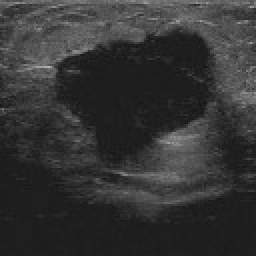
%> input picture TEST0.jpeg, 128 x 128 px (shown 2 times larger)
$ octave --eval "project_alltestcases;"   (GNU Octave 9; MATLAB toolbox functions it lacks are replaced by stand-ins)
%> lines starting %> are read from the running program, lines starting %| are printed output that depends on the picture; in (x1, y1, x2, y2) boxes, pixels count from 0 and x2, y2 are one past the last pixel; in counts of white or black regions, pixels touching at a corner belong together; the program's own positions count from 1
function project_alltestcases()
    fprintf('======================================================\n');
    fprintf('STARTING TITAN PIPELINE: BATCH PROCESSING MODE\n');
    fprintf('======================================================\n\n');

    % Test cases for batch processing
    test_cases = {
        'TEST0.jpeg', 'TEST0GT.jpeg';
        'TEST1.jpeg', 'TEST1GT.jpeg';
        'TEST2.jpeg', 'TEST2GT.jpeg';
        'TEST3.jpeg', 'TEST3GT.jpeg'
    };

    num_cases = size(test_cases, 1);
    all_iou = zeros(num_cases, 1);
    all_dice = zeros(num_cases, 1);

    % Prepare Popup 1: The Master Summary Grid
    fig_summary = figure('Name', 'Popup 1: All Test Cases (Final Results)', ...
                         'NumberTitle', 'off', 'Position', [50, 50, 1400, 950]);

    % Store diagnostic phases for Popup 2
    diagnostic_phases = struct();

    for i = 1:num_cases
        imgName = test_cases{i, 1};
        gtName  = test_cases{i, 2};

        fprintf('Processing Case %d/%d: [%s]...\n', i, num_cases, imgName);

        if ~exist(imgName, 'file') || ~exist(gtName, 'file')
            fprintf('  -> ERROR: Files %s or %s not found. Skipping.\n', imgName, gtName);
            continue;
        end

        % Run the core algorithm on this specific image
        [img, gt_resized, finalMask, metrics, phases] = process_single_image(imgName, gtName);
% [60 lines not run here, left out]
function [img, gt_resized, finalMask, metrics, phases] = process_single_image(imgName, gtName)

    [img, gt] = preprocess_data(imgName, gtName);
    phases = struct();

    % Phase 1 & 2: Denoising and Anisotropic Diffusion
    phases.img_freq = butterworth_lowpass(img, 45, 2);
    phases.img_diffused = anisodiff2D(phases.img_freq, 20, 0.15, 25, 1);

    % Phase 3: Contrast Enhancement
    phases.img_enhanced = adapthisteq(phases.img_diffused, 'ClipLimit', 0.015, 'Distribution', 'rayleigh');

    % Phase 4: Hessian Blob Detection
    phases.blob_map = hessian_blob_enhancement(phases.img_enhanced);

    % Phase 5: Multi-level K-Means
    num_classes = 3;
    levels = multithresh(phases.img_enhanced, num_classes - 1);
    quantized_img = imquantize(phases.img_enhanced, levels);
    phases.dark_tissue_mask = (quantized_img == 1);

    % Phase 6: Morphological Cleanup
    marker_cores = imerode(phases.dark_tissue_mask, strel('disk', 4));
    clean_markers = imreconstruct(marker_cores, phases.dark_tissue_mask);
    phases.clean_markers = bwareaopen(clean_markers, 40);

    % Phase 7: Smoothed Gradients
    [Gx, Gy] = imgradientxy(phases.img_enhanced, 'sobel');
    gradient_mag = sqrt(Gx.^2 + Gy.^2);
    H_smooth = fspecial('gaussian', [11 11], 3);
    phases.smooth_gradient = mat2gray(imfilter(gradient_mag, H_smooth, 'replicate'));

    % Phase 8: Marker-Controlled Watershed
    D = bwdist(phases.clean_markers);
    DL = watershed(D);
    bg_markers = (DL == 0);
    grad_imposed = imimposemin(phases.smooth_gradient, phases.clean_markers | bg_markers);
    phases.watershed_labels = watershed(grad_imposed);
    rough_segments = (phases.watershed_labels > 0) & ~bg_markers;

    % Phase 9: Heuristic Selection (JPEG border penalty removed)
    phases.best_candidate_mask = select_ultimate_lesion(rough_segments, phases.img_enhanced, phases.blob_map);

    % Phase 10: Robust Active Contours
    if sum(phases.best_candidate_mask(:)) > 0
        finalMask = activecontour(phases.img_enhanced, phases.best_candidate_mask, 150, 'Chan-Vese', ...
            'SmoothFactor', 2.0, 'ContractionBias', 0.05);
    else
        finalMask = false(size(img));
    end

    % ========================================================
    % THE BRIDGE BREAKER: Sever thin JPEG artifact connections
    % ========================================================
    finalMask = imopen(finalMask, strel('disk', 5));

    % ========================================================
    % THE SINGLE LESION RULE: Keep only the largest contiguous mass
    % ========================================================
    [L_final, num_final] = bwlabel(finalMask);
    if num_final > 1
        stats_final = regionprops(L_final, 'Area');
        [~, maxIdx] = max([stats_final.Area]);
        finalMask = (L_final == maxIdx);
    end

    % Final Polish
    finalMask = imclose(finalMask, strel('disk', 6));
    finalMask = imfill(finalMask, 'holes');

    % Metrics Calculation
    gt_resized = imresize(gt, [size(img,1), size(img,2)], 'nearest');
    intersection = sum(finalMask(:) & gt_resized(:));
    unionArea = sum(finalMask(:) | gt_resized(:));

    metrics.iou = intersection / max(unionArea, 1);
    metrics.dice = 2 * intersection / max(sum(finalMask(:)) + sum(gt_resized(:)), 1);
    metrics.fp = sum(finalMask(:) & ~gt_resized(:));
    metrics.fn = sum(~finalMask(:) & gt_resized(:));
    metrics.specificity = sum(~finalMask(:) & ~gt_resized(:)) / max(sum(~gt_resized(:)), 1);
    metrics.sensitivity = intersection / max(sum(gt_resized(:)), 1);
end

% =========================================================================
% HEURISTIC SELECTION (FIXED FOR JPEG LEAKS)
% =========================================================================
function finalMask = select_ultimate_lesion(watershed_mask, originalImg, blob_map)
    [L, num] = bwlabel(watershed_mask);
    if num == 0
        finalMask = watershed_mask;
        return;
    end

    stats = regionprops(L, 'Area', 'Solidity', 'Perimeter', 'PixelIdxList');
    scores = zeros(num, 1);
    maxArea = max([stats.Area]);

    for i = 1:num
        % 1. Size
        areaScore = stats(i).Area / maxArea;

        % 2. Shape
        if isfield(stats, 'Circularity') && ~isempty(stats(i).Circularity)
            shapeScore = stats(i).Circularity;
        else
            shapeScore = stats(i).Solidity;
        end

        % 3. Contrast
        meanIntensity = mean(originalImg(stats(i).PixelIdxList));
        contrastScore = 1 - meanIntensity;

        % 4. Blobness
        meanBlobness = mean(blob_map(stats(i).PixelIdxList));

        % FUSION LOGIC (Border penalty fully removed)
        scores(i) = (areaScore * 0.45) + (contrastScore * 0.25) + ...
                    (shapeScore * 0.20) + (meanBlobness * 0.10);
    end

    [~, bestIdx] = max(scores);
    finalMask = (L == bestIdx);
end

% =========================================================================
% POPUP 2: DIAGNOSTIC DASHBOARD RENDERER
% =========================================================================
function render_diagnostic_dashboard(dp)
    if isempty(fieldnames(dp)), return; end

    figure('Name', sprintf('Popup 2: Mathematical Phases (%s)', dp.name), ...
           'NumberTitle', 'off', 'Position', [100, 100, 1400, 800]);

    subplot(3, 4, 1); imshow(dp.img); title('1. Original Input');
    subplot(3, 4, 2); imshow(dp.data.img_freq); title('2. Butterworth Filter');
    subplot(3, 4, 3); imshow(dp.data.img_diffused); title('3. Aniso Diffusion');
    subplot(3, 4, 4); imshow(dp.data.img_enhanced); title('4. Enhanced Contrast');

    subplot(3, 4, 5); imshow(dp.data.blob_map); colormap(gca, jet); title('5. Hessian Map');
    subplot(3, 4, 6); imshow(dp.data.dark_tissue_mask); title('6. Quantized Tissue');
    subplot(3, 4, 7); imshow(dp.data.clean_markers); title('7. Cleaned Markers');
    subplot(3, 4, 8); imshow(dp.data.smooth_gradient); title('8. Smooth Gradients');

    subplot(3, 4, 9); imshow(label2rgb(dp.data.watershed_labels, 'jet', 'k', 'shuffle')); title('9. Watershed Basins');
    subplot(3, 4, 10); imshow(dp.data.best_candidate_mask); title('10. Selected Region');

    subplot(3, 4, [11, 12]);
    imshow(dp.img);
    title('11 & 12. Final Snake Contour (Red) vs GT (Green)');
    hold on;
    visboundaries(dp.finalMask, 'Color', 'r', 'LineWidth', 2);
    visboundaries(dp.gt, 'Color', 'g', 'LineWidth', 1, 'LineStyle', '--');
    hold off;
end

% =========================================================================
% HELPER MATH FUNCTIONS
% =========================================================================
function [imgNorm, gtMask] = preprocess_data(imgP, mskP)
%> called with imgP = 'TEST0.jpeg', mskP = 'TEST0GT.jpeg'
    rawImg = im2double(imread(imgP));
%> rawImg: size 128x128x3 double; min 0.0784, max 0.718, mean 0.205
    rawGT  = im2double(imread(mskP));
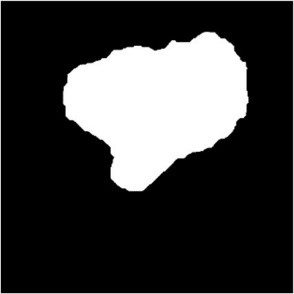
%> input picture TEST0GT.jpeg, 294 x 294 px
%> rawGT: size 294x294x3 double; min 0, max 1, mean 0.231
    if size(rawImg, 3) == 3, rawImg = rgb2gray(rawImg); end
    if size(rawGT,  3) == 3, rawGT  = rgb2gray(rawGT);  end

    lower_bound = quantile(rawImg(:), 0.02);
%> lower_bound = 0.11
    upper_bound = quantile(rawImg(:), 0.98);
%> upper_bound = 0.443
    clipped = max(lower_bound, min(upper_bound, rawImg));
    imgNorm = (clipped - lower_bound) / (upper_bound - lower_bound);
    gtMask = rawGT > 0.5;
%> gtMask: size 294x294 logical; 23.3% white; 2 white regions, box (x1, y1, x2, y2) and area: (63, 32, 248, 191) 18997, (0, 0, 294, 294) 1172
end

function output = butterworth_lowpass(img, cutoff, order)
%> called with cutoff = 45, order = 2
    [M, N] = size(img);
%> M = 128; N = 128
    [U, V] = meshgrid(1:N, 1:M);
    centerX = floor(N/2) + 1;
%> centerX = 65
    centerY = floor(M/2) + 1;
%> centerY = 65
    D = sqrt((U - centerX).^2 + (V - centerY).^2);
    H = 1 ./ (1 + (D / cutoff).^(2*order));
    F = fftshift(fft2(img));
    G = F .* H;
    output = mat2gray(real(ifft2(ifftshift(G))));
end

function imgOut = anisodiff2D(img, niter, lambda, kappa, option)
%> called with niter = 20, lambda = 0.15, kappa = 25, option = 1
    imgOut = img;
    for i = 1:niter
        deltaN = circshift(imgOut, [-1  0]) - imgOut;
        deltaS = circshift(imgOut, [ 1  0]) - imgOut;
        deltaE = circshift(imgOut, [ 0  1]) - imgOut;
        deltaW = circshift(imgOut, [ 0 -1]) - imgOut;

        if option == 1
            cN = exp(-(deltaN/kappa).^2); cS = exp(-(deltaS/kappa).^2);
            cE = exp(-(deltaE/kappa).^2); cW = exp(-(deltaW/kappa).^2);
        else
            cN = 1 ./ (1 + (deltaN/kappa).^2); cS = 1 ./ (1 + (deltaS/kappa).^2);
            cE = 1 ./ (1 + (deltaE/kappa).^2); cW = 1 ./ (1 + (deltaW/kappa).^2);
        end
        imgOut = imgOut + lambda * (cN.*deltaN + cS.*deltaS + cE.*deltaE + cW.*deltaW);
    end
end

function blob_map = hessian_blob_enhancement(img)
    sigma = 2.0;
    [X, Y] = meshgrid(-round(3*sigma):round(3*sigma));
    G = exp(-(X.^2 + Y.^2) / (2*sigma^2)) / (2*pi*sigma^2);
    Dxx = G .* (X.^2/sigma^4 - 1/sigma^2);
    Dyy = G .* (Y.^2/sigma^4 - 1/sigma^2);
    Dxy = G .* (X.*Y/sigma^4);

    Ixx = imfilter(img, Dxx, 'replicate');
    Iyy = imfilter(img, Dyy, 'replicate');
    Ixy = imfilter(img, Dxy, 'replicate');

    tmp = sqrt((Ixx - Iyy).^2 + 4*Ixy.^2);
    lambda1 = 0.5 * (Ixx + Iyy + tmp);
    lambda2 = 0.5 * (Ixx + Iyy - tmp);
    blob_map = mat2gray(abs(lambda1) .* abs(lambda2));
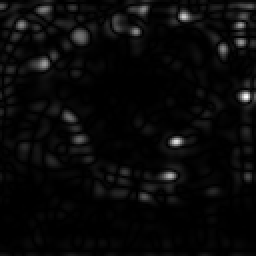
%> blob_map: size 128x128 double (shown 2 times larger); min 0, max 1, mean 0.0374
end
%> in process_single_image, `levels = multithresh(phases.img_enhanced, num_classes - 1);`: levels = [0.271 0.565]
%> in process_single_image, `quantized_img = imquantize(phases.img_enhanced, levels);`:
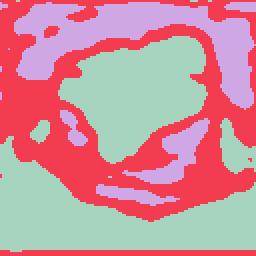
%> quantized_img: size 128x128 double (shown 2 times larger); 3 distinct labels, from 1 to 3; one colour per label, 0 black
%> in process_single_image, `phases.dark_tissue_mask = (quantized_img == 1);`: phases.dark_tissue_mask: size 128x128 logical; 41.6% white; 8 white regions (4 under 20 px), largest, box (x1, y1, x2, y2) and area: (0, 68, 128, 126) 3544, (29, 18, 104, 82) 2887, (110, 59, 128, 87) 293, (15, 60, 25, 72) 79
%> in process_single_image, `marker_cores = imerode(phases.dark_tissue_mask, strel('disk', 4));`: marker_cores: size 128x128 logical; 30.1% white; 5 white regions (2 under 20 px), largest, box (x1, y1, x2, y2) and area: (0, 75, 128, 123) 2665, (32, 21, 100, 79) 2189, (113, 69, 123, 83) 78
%> in process_single_image, `DL = watershed(D);`:
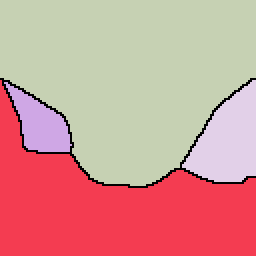
%> DL: size 128x128 uint8 (shown 2 times larger); 5 distinct labels, from 0 to 4; one colour per label, 0 black
%> in process_single_image, `bg_markers = (DL == 0);`: bg_markers: size 128x128 logical; 2.2% white in thin lines or dots, all inside (x1, y1, x2, y2) = (0, 39, 128, 94)
%> in process_single_image, `phases.watershed_labels = watershed(grad_imposed);`:
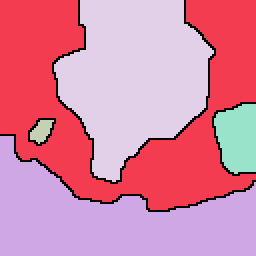
%> phases.watershed_labels: size 128x128 uint8 (shown 2 times larger); 6 distinct labels, from 0 to 5; one colour per label, 0 black
%> in process_single_image, `rough_segments = (phases.watershed_labels > 0) & ~bg_markers;`: rough_segments: size 128x128 logical; 94% white; black in thin lines or dots, all inside (x1, y1, x2, y2) = (0, 0, 128, 106)
%> in select_ultimate_lesion, `[L, num] = bwlabel(watershed_mask);`:
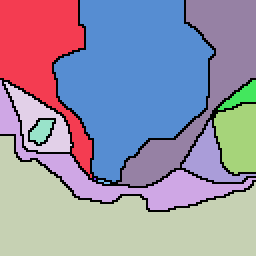
%> L: size 128x128 double (shown 2 times larger); 13 distinct labels, from 0 to 12; one colour per label, 0 black
%> in select_ultimate_lesion, `[L, num] = bwlabel(watershed_mask);`: num = 12
%> in select_ultimate_lesion, `stats = regionprops(L, 'Area', 'Solidity', 'Perimeter', 'PixelIdxList');`: stats = 12 regions; largest, Area, Solidity and Perimeter: 4691 0.879 288.6, 4182 0.666 372.3, 1863 0.522 287.2, 1830 0.663 253.1, 1212 0.301 343.7
%> in select_ultimate_lesion, `maxArea = max([stats.Area]);`: maxArea = 4691
%> the loop in select_ultimate_lesion, `for i = 1:num` made 12 passes
%> (areaScore, shapeScore, meanIntensity, contrastScore, meanBlobness) on passes 1 to 12: (0.39, 0.663, 0.591, 0.409, 0.0825), (0.258, 0.301, 0.464, 0.536, 0.0451), (0.891, 0.666, 0.158, 0.842, 0.011), (0.0951, 0.684, 0.403, 0.597, 0.0311), (0.0183, 0.905, 0.226, 0.774, 0.0351), (1, 0.879, 0.288, 0.712, 0.0267), (0.000213, 1, 0.465, 0.535, 0.00665), (0.00128, 0.75, 0.482, 0.518, 0.0189), (0.397, 0.522, 0.608, 0.392, 0.0676), (0.0819, 0.62, 0.455, 0.545, 0.0192), (0.126, 0.958, 0.297, 0.703, 0.0318), (0.0245, 0.852, 0.655, 0.345, 0.202)
%> after the loop in select_ultimate_lesion, `for i = 1:num`: scores = [0.419; 0.315; 0.746; 0.332; 0.386; 0.806; 0.334; 0.282; 0.388; 0.299; 0.427; 0.288]
%> in select_ultimate_lesion, `[~, bestIdx] = max(scores);`: bestIdx = 6
%> in select_ultimate_lesion, `finalMask = (L == bestIdx);`:
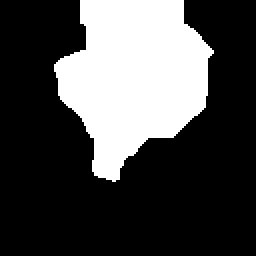
%> finalMask: size 128x128 logical (shown 2 times larger); 28.6% white; 1 white region, box (x1, y1, x2, y2) and area: (27, 0, 107, 91) 4691
%> (the run ends here)
